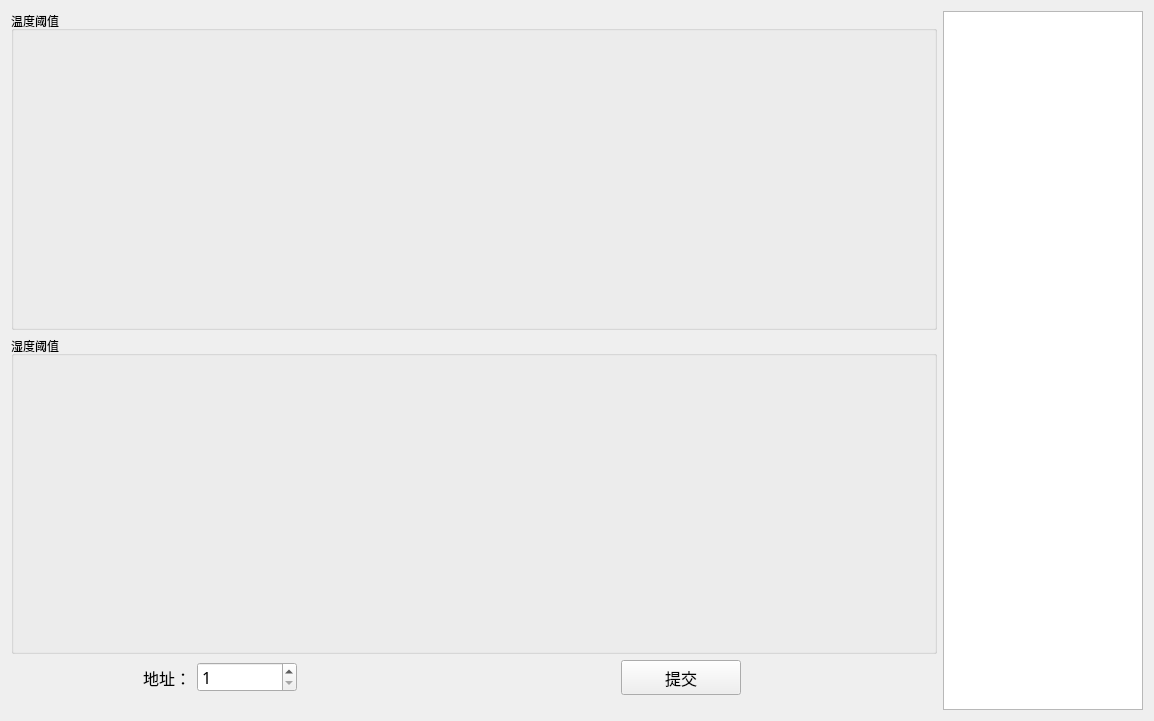
<?xml version="1.0" encoding="UTF-8"?>
<ui version="4.0">
 <class>MpduRtuTest_EnvWid</class>
 <widget class="QWidget" name="MpduRtuTest_EnvWid">
  <property name="geometry">
   <rect>
    <x>0</x>
    <y>0</y>
    <width>1154</width>
    <height>721</height>
   </rect>
  </property>
  <property name="windowTitle">
   <string>Form</string>
  </property>
  <layout class="QGridLayout" name="gridLayout">
   <item row="0" column="0">
    <layout class="QVBoxLayout" name="verticalLayout">
     <item>
      <widget class="QGroupBox" name="temGroup">
       <property name="title">
        <string>温度阈值</string>
       </property>
      </widget>
     </item>
     <item>
      <widget class="QGroupBox" name="humGroup">
       <property name="title">
        <string>湿度阈值</string>
       </property>
      </widget>
     </item>
     <item>
      <widget class="QWidget" name="widget" native="true">
       <property name="maximumSize">
        <size>
         <width>16777215</width>
         <height>50</height>
        </size>
       </property>
       <widget class="QLabel" name="label">
        <property name="geometry">
         <rect>
          <x>80</x>
          <y>0</y>
          <width>100</width>
          <height>35</height>
         </rect>
        </property>
        <property name="minimumSize">
         <size>
          <width>100</width>
          <height>30</height>
         </size>
        </property>
        <property name="font">
         <font>
          <family>微软雅黑</family>
          <pointsize>12</pointsize>
         </font>
        </property>
        <property name="text">
         <string>地址：</string>
        </property>
        <property name="alignment">
         <set>Qt::AlignRight|Qt::AlignTrailing|Qt::AlignVCenter</set>
        </property>
       </widget>
       <widget class="QPushButton" name="pushButton">
        <property name="geometry">
         <rect>
          <x>610</x>
          <y>0</y>
          <width>120</width>
          <height>35</height>
         </rect>
        </property>
        <property name="minimumSize">
         <size>
          <width>120</width>
          <height>35</height>
         </size>
        </property>
        <property name="font">
         <font>
          <family>微软雅黑</family>
          <pointsize>12</pointsize>
         </font>
        </property>
        <property name="text">
         <string>提交</string>
        </property>
       </widget>
       <widget class="QSpinBox" name="spinBox">
        <property name="geometry">
         <rect>
          <x>186</x>
          <y>2</y>
          <width>100</width>
          <height>30</height>
         </rect>
        </property>
        <property name="minimumSize">
         <size>
          <width>100</width>
          <height>30</height>
         </size>
        </property>
        <property name="font">
         <font>
          <family>微软雅黑</family>
          <pointsize>12</pointsize>
         </font>
        </property>
        <property name="minimum">
         <number>1</number>
        </property>
       </widget>
      </widget>
     </item>
    </layout>
   </item>
   <item row="0" column="1">
    <widget class="QTextEdit" name="textEdit">
     <property name="sizePolicy">
      <sizepolicy hsizetype="Expanding" vsizetype="Expanding">
       <horstretch>0</horstretch>
       <verstretch>0</verstretch>
      </sizepolicy>
     </property>
     <property name="minimumSize">
      <size>
       <width>200</width>
       <height>400</height>
      </size>
     </property>
     <property name="maximumSize">
      <size>
       <width>150</width>
       <height>16777215</height>
      </size>
     </property>
     <property name="font">
      <font>
       <family>微软雅黑</family>
       <pointsize>12</pointsize>
      </font>
     </property>
    </widget>
   </item>
  </layout>
 </widget>
 <resources/>
 <connections/>
</ui>
